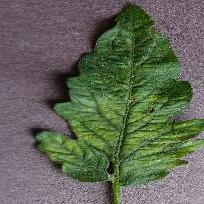
#> input picture datasets/tomato_datasets/test/Tomato___Tomato_mosaic_virus/image (704).JPG, 204 x 204 px, found by its file name
$ jupyter execute --allow-errors tomato_disease_detection.ipynb
#> lines starting #> are read from the running program, lines starting #| are printed output that depends on the picture; after the words box and inside, x2 and y2 are one past the last pixel; in counts of white or black regions, pixels touching at a corner belong together
#> the answer given: image (704).JPG
[cell 1]
# ===============================
# 1. IMPORT LIBRARIES
# ===============================
import cv2
import torch
import torchvision
import numpy as np
from PIL import Image
from tqdm import tqdm
import torch.nn as nn
import torch.optim as optim
from google.colab import files
import torch.nn.functional as F
import matplotlib.pyplot as plt
from torch.utils.data import DataLoader
from torchvision import datasets, transforms, models
from transformers import T5Tokenizer, T5ForConditionalGeneration
from sklearn.metrics import confusion_matrix, ConfusionMatrixDisplay


# ===============================
# 2. DEVICE CONFIGURATION
# ===============================
#> (the rest of this cell did not finish here and is left out)

#> (a cell that did not finish here is left out)

[cell 3]
# ===============================
# 7. MODEL: RESNET-18
# ===============================
num_classes = 10
#> (the rest of this cell did not finish here and is left out)

[cell 4]
# ===============================
# 11. TRAINING LOOP
# ===============================
num_epochs = 15
train_losses = []
val_losses = []
train_accuracies = []
val_accuracies = []

#> (the rest of this cell did not finish here and is left out)

[cell 5]
# ===============================
# 13. LEAF SEGMENTATION
# ===============================
def segment_leaf(image_path):
    """
    Segment tomato leaf from background using HSV color thresholding.
    Returns segmented PIL image.
    """
#> called with image_path = 'image (704).JPG'
    # Read image
    image = cv2.imread(image_path)
#> image is the input picture: shape (204, 204, 3); mean B, G, R 86.1, 103.6, 97.3
    image = cv2.cvtColor(image, cv2.COLOR_BGR2RGB)

    # Convert to HSV
    hsv = cv2.cvtColor(image, cv2.COLOR_RGB2HSV)
#> hsv: shape (204, 204, 3); mean H, S, V 101.5, 78.4, 110.9

    # Green color range for leaves
    lower_green = np.array([25, 40, 40])
    upper_green = np.array([85, 255, 255])

    # Create mask
    mask = cv2.inRange(hsv, lower_green, upper_green)
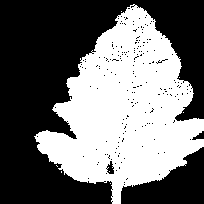
#> mask: shape (204, 204); 44.1% white; 8 white regions (7 under 20 px), largest, box (x1, y1, x2, y2) and area: (34, 4, 204, 204) 18342

    # Morphological cleanup
    kernel = np.ones((5, 5), np.uint8)
    mask = cv2.morphologyEx(mask, cv2.MORPH_OPEN, kernel)
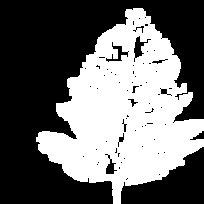
#> mask: shape (204, 204); 42.1% white; 1 white region, box (x1, y1, x2, y2) and area: (36, 8, 204, 204) 17514
    mask = cv2.morphologyEx(mask, cv2.MORPH_CLOSE, kernel)
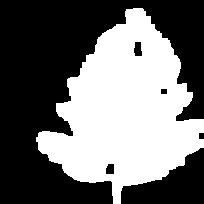
#> mask: shape (204, 204); 43.5% white; 1 white region, box (x1, y1, x2, y2) and area: (36, 8, 204, 204) 18123

    # Apply mask
    segmented = cv2.bitwise_and(image, image, mask=mask)
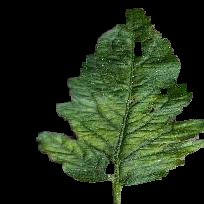
#> segmented: shape (204, 204, 3); mean R, G, B 34, 47.2, 25.1

    return Image.fromarray(segmented)


class GradCAM:
    # [64 lines left out: functions __init__, _register_hooks, generate, show_gradcam, not called in this run]

$ run again, on datasets/tomato_datasets/test/Tomato___Tomato_mosaic_virus/image (722).JPG
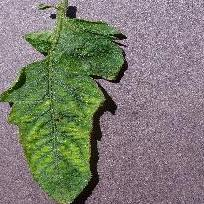
#> input picture datasets/tomato_datasets/test/Tomato___Tomato_mosaic_virus/image (722).JPG, 204 x 204 px, found by its file name
#> in segment_leaf, image is the input picture: shape (204, 204, 3); mean B, G, R 112.8, 124.1, 124.6
#> hsv: shape (204, 204, 3); mean H, S, V 113.1, 68.1, 135.3
#> in segment_leaf, `mask = cv2.inRange(hsv, lower_green, upper_green)`:
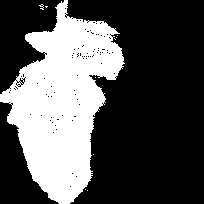
#> mask: shape (204, 204); 32.8% white; 10 white regions (9 under 20 px), largest, box (x1, y1, x2, y2) and area: (0, 0, 125, 204) 13637
#> in segment_leaf, `segmented = cv2.bitwise_and(image, image, mask=mask)`:
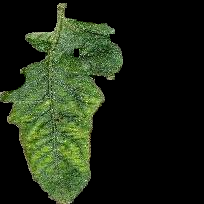
#> segmented: shape (204, 204, 3); mean R, G, B 29.8, 39.9, 20.9

$ run again, on datasets/tomato_datasets/test/Tomato___Tomato_mosaic_virus/image (739).JPG
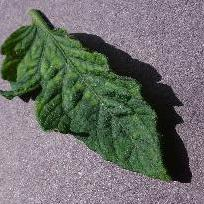
#> input picture datasets/tomato_datasets/test/Tomato___Tomato_mosaic_virus/image (739).JPG, 204 x 204 px, found by its file name
#> in segment_leaf, image is the input picture: shape (204, 204, 3); mean B, G, R 106.4, 111.2, 108.6
#> hsv: shape (204, 204, 3); mean H, S, V 109.3, 58.7, 119.6
#> in segment_leaf, `mask = cv2.inRange(hsv, lower_green, upper_green)`:
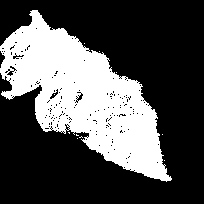
#> mask: shape (204, 204); 32.4% white; 11 white regions (10 under 20 px), largest, box (x1, y1, x2, y2) and area: (0, 10, 172, 182) 13447
#> in segment_leaf, `segmented = cv2.bitwise_and(image, image, mask=mask)`:
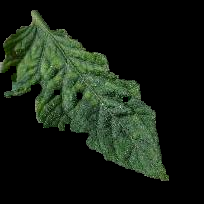
#> segmented: shape (204, 204, 3); mean R, G, B 22, 31.5, 19.8

$ run again, on datasets/tomato_datasets/test/Tomato___Tomato_mosaic_virus/image (750).JPG
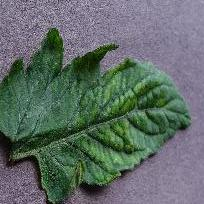
#> input picture datasets/tomato_datasets/test/Tomato___Tomato_mosaic_virus/image (750).JPG, 204 x 204 px, found by its file name
#> in segment_leaf, image is the input picture: shape (204, 204, 3); mean B, G, R 103.3, 108.3, 96
#> hsv: shape (204, 204, 3); mean H, S, V 97.2, 72.3, 118.3
#> in segment_leaf, `mask = cv2.inRange(hsv, lower_green, upper_green)`:
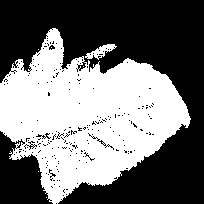
#> mask: shape (204, 204); 45.3% white; 7 white regions (5 under 20 px), largest, box (x1, y1, x2, y2) and area: (0, 28, 191, 204) 18642, (85, 44, 117, 60) 210
#> in segment_leaf, `segmented = cv2.bitwise_and(image, image, mask=mask)`:
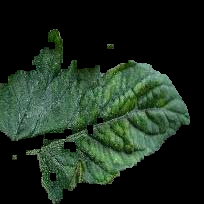
#> segmented: shape (204, 204, 3); mean R, G, B 28.5, 43.8, 30.2
